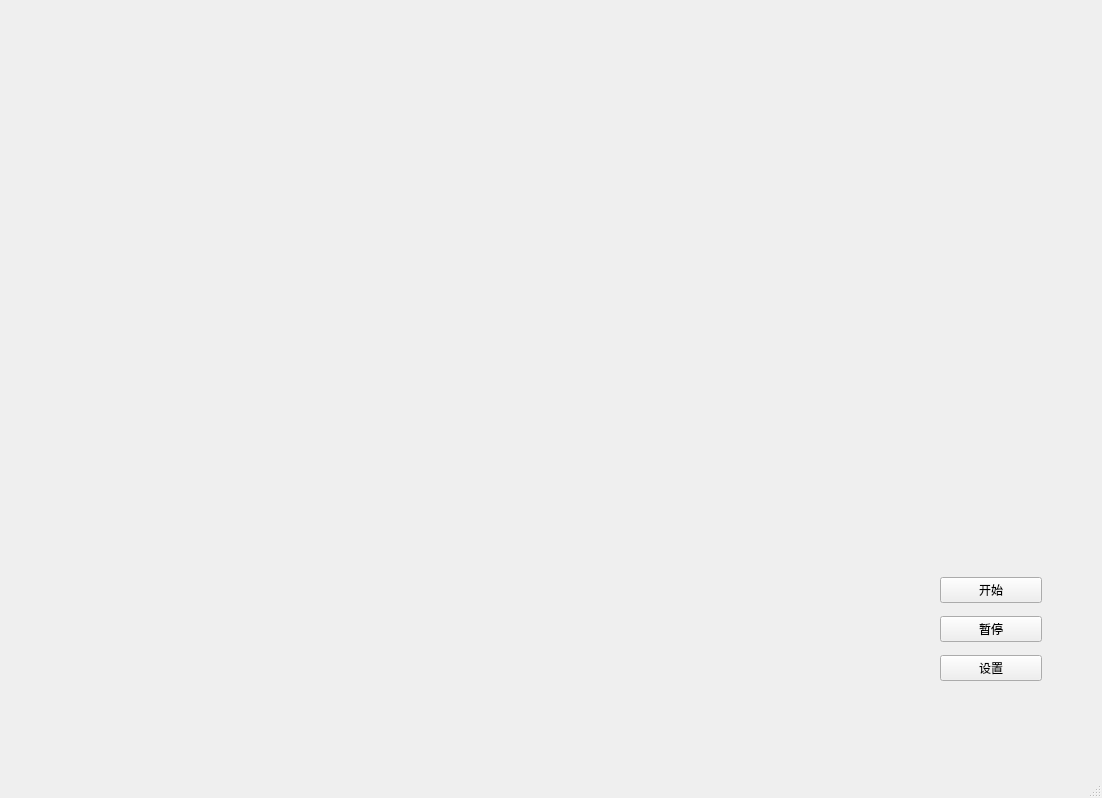
<?xml version="1.0" encoding="UTF-8"?>
<ui version="4.0">
 <class>MainWindow</class>
 <widget class="QMainWindow" name="MainWindow">
  <property name="geometry">
   <rect>
    <x>0</x>
    <y>0</y>
    <width>1102</width>
    <height>798</height>
   </rect>
  </property>
  <property name="windowTitle">
   <string>MainWindow</string>
  </property>
  <widget class="QWidget" name="centralwidget">
   <widget class="QWidget" name="widget" native="true">
    <property name="geometry">
     <rect>
      <x>940</x>
      <y>570</y>
      <width>102</width>
      <height>120</height>
     </rect>
    </property>
    <layout class="QVBoxLayout" name="verticalLayout">
     <item>
      <widget class="QPushButton" name="pushButton_start">
       <property name="text">
        <string>开始</string>
       </property>
      </widget>
     </item>
     <item>
      <widget class="QPushButton" name="pushButton_stop">
       <property name="text">
        <string>暂停</string>
       </property>
      </widget>
     </item>
     <item>
      <widget class="QPushButton" name="pushButton_set">
       <property name="text">
        <string>设置</string>
       </property>
      </widget>
     </item>
    </layout>
   </widget>
  </widget>
  <widget class="QMenuBar" name="menubar">
   <property name="geometry">
    <rect>
     <x>0</x>
     <y>0</y>
     <width>1102</width>
     <height>24</height>
    </rect>
   </property>
  </widget>
  <widget class="QStatusBar" name="statusbar"/>
 </widget>
 <resources/>
 <connections/>
</ui>
